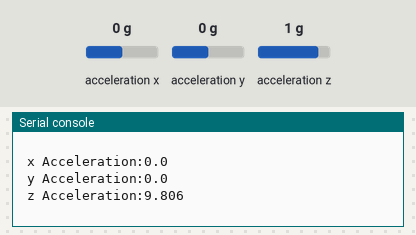
A program run on a simulated Raspberry Pi Pico running CircuitPython. Parts: the last lines printed to the serial console. Inputs (shaded band) come from the test bench; at power-on: acceleration x 0 g, acceleration y 0 g, acceleration z 1 g.

Above: at 1.2 s.
1.3 s: acceleration x set to -1.4 g
2.8 s: acceleration y set to -1.4 g
At 3.3 s:
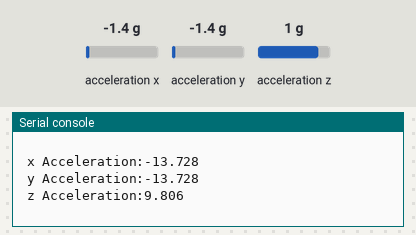
4.3 s: acceleration z set to -1.4 g
At 5.8 s:
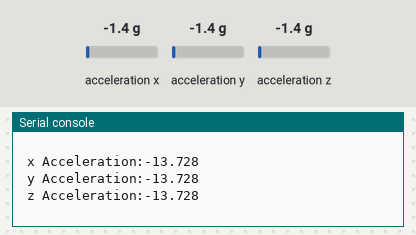

The program:

Accelerometer_CO_.py
```python
#type: ignore

# Import necessary libraries
import time  # Provides time-related functions
import board  # Provides access to hardware pins on microcontrollers
import digitalio  # Provides digital input/output capabilities
import adafruit_mpu6050  # Provides access to the MPU6050 sensor
import busio  # Provides support for I2C communication

# Define the pins for I2C communication
sda_pin = board.GP14  # Assign the SDA pin for I2C communication
scl_pin = board.GP15  # Assign the SCL pin for I2C communication

# Initialize the I2C bus using the specified pins
i2c = busio.I2C(scl_pin, sda_pin)

# Create an instance of the MPU6050 sensor using the I2C bus
mpu = adafruit_mpu6050.MPU6050(i2c)

# Infinite loop for continuously reading and processing data
while True:
    # Read acceleration data from the MPU6050 sensor and round the values to 3 decimal places
    x = round(mpu.acceleration[0], 3)
    y = round(mpu.acceleration[1], 3)
    z = round(mpu.acceleration[2], 3)

    # Print the accelerometer data
    print(f" x Acceleration:{x} \n y Acceleration:{y} \n z Acceleration:{z}")
    print("")

    # Pause execution for 1 second
    time.sleep(1)
```

Measured:
- after the input at 2.8 s, the serial console: prints a new line after 0.21 s (image 1)
- after the input at 4.3 s, the serial console: prints a new line after 0.71 s (image 2)
